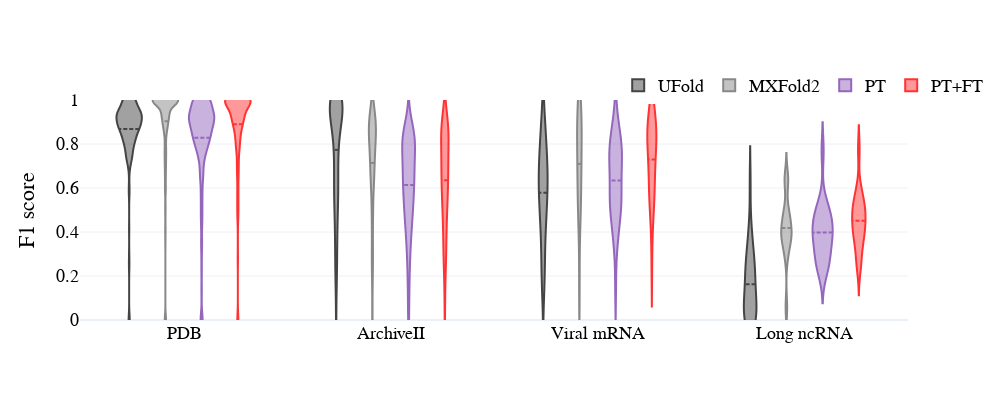

Source (notebook cell):
### Code cell
# Creat a box plot with plotly
import plotly.graph_objects as go
from plotly.subplots import make_subplots
import plotly.express as px
fig = make_subplots(rows=1, cols=1, shared_xaxes=True)

colors = ['#444444', '#888888', "rgb(148, 103, 189)", '#FF3333']
    
# UFold results
for i, model in enumerate(['UFold', 'MXFold2']):
    results_dataset = result_algos[result_algos['model']==model]
    fig.add_trace(go.Violin(x=results_dataset['dataset'], y=results_dataset['F1'], 
                            name=model, marker_color=colors[i], 
                            meanline_visible=True, points=False))

for i, model in enumerate(['PT', 'PT+FT']):
    results_dataset = data_comparison[data_comparison['model']==model]
    fig.add_trace(go.Violin(x=results_dataset['dataset'], y=results_dataset['f1'], 
                            name=model, marker_color=colors[i+2], 
                            meanline_visible=True, points=False))
    
fig.update_layout(
                # title='F1 score on test sets for pretraining vs pretraining + fine-tuning models', 
                yaxis_title='F1 score', xaxis_title='',
                  violinmode='group', yaxis_range=[0, 1],
                  width=1200, height=400,
                  template='plotly_white', font_size=18, font_color='black', font_family='times new roman',)
# fig.update_xaxes(categoryorder='array', categoryarray= ['RNAstructure', 'EternaFold', 'MXFold2', 'UFold'])

# make legend horizontal
fig.update_layout(legend_orientation="h", legend=dict(x=0.65, y=1.15), width=1000, height=400)
fig.show()

### Figure 1 — Plotly figure (JSON) as saved in the notebook; plotly's stock layout.template omitted (floating-point values rounded to 4 significant figures; data arrays with more than 128 entries replaced by an {"elided": "..."} marker saying what was removed)
{"data": [{"marker": {"color": "#444444"}, "meanline": {"visible": true}, "name": "UFold", "points": false, "type": "violin", "x": {"elided": "771 str values"}, "y": {"elided": "771 float values"}}, {"marker": {"color": "#888888"}, "meanline": {"visible": true}, "name": "MXFold2", "points": false, "type": "violin", "x": {"elided": "781 str values"}, "y": {"elided": "781 float values"}}, {"marker": {"color": "rgb(148, 103, 189)"}, "meanline": {"visible": true}, "name": "PT", "points": false, "type": "violin", "x": {"elided": "790 str values"}, "y": {"elided": "790 float values"}}, {"marker": {"color": "#FF3333"}, "meanline": {"visible": true}, "name": "PT+FT", "points": false, "type": "violin", "x": {"elided": "790 str values"}, "y": {"elided": "790 float values"}}], "layout": {"font": {"color": "black", "family": "times new roman", "size": 18}, "height": 400, "legend": {"orientation": "h", "x": 0.65, "y": 1.15}, "violinmode": "group", "width": 1000, "xaxis": {"anchor": "y", "domain": [0, 1], "title": {"text": ""}}, "yaxis": {"anchor": "x", "domain": [0, 1], "range": [0, 1], "title": {"text": "F1 score"}}}}
